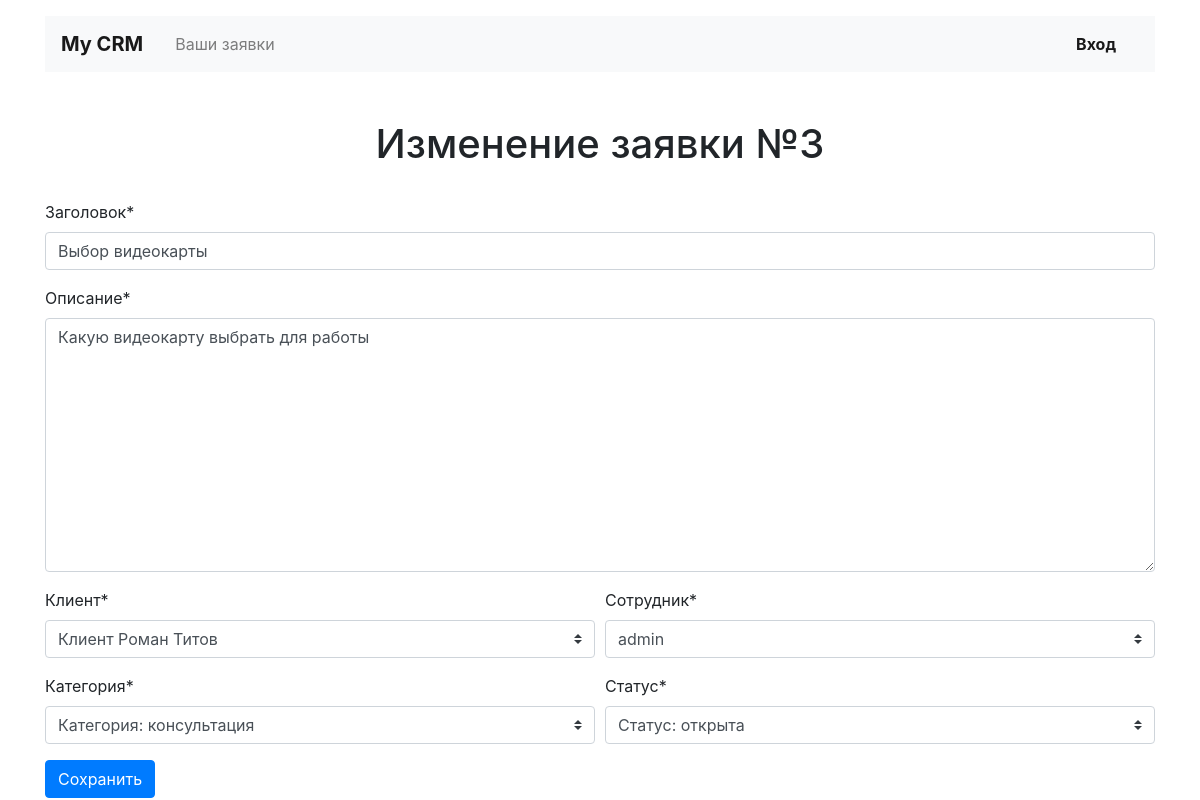
Page /applications/edit/3/ on the committed database.
### crm/models.py (models this page shows, shortened)
class Application(models.Model):
    title = models.CharField('Заголовок', max_length=128)
    category = models.ForeignKey(
        Category,
        verbose_name='Категория',
        null=True,
        on_delete=models.SET_NULL,
    )
    client = models.ForeignKey(
        Client,
        verbose_name='Клиент',
        null=True,
        on_delete=models.SET_NULL,
    )
    employee = models.ForeignKey(
        settings.AUTH_USER_MODEL,
        verbose_name='Сотрудник',
        null=True,
        on_delete=models.SET_NULL,
    )
    description = models.TextField(
        'Описание'
    )
    status = models.ForeignKey(
        Status,
        verbose_name='Статус',
        on_delete=models.PROTECT,
    )
    creation_date = models.DateTimeField(auto_now_add=True)
    class Meta:
        verbose_name = 'Заявка'
        verbose_name_plural = 'Заявки'

class Category(models.Model):
    title = models.CharField(max_length=128)
    class Meta:
        verbose_name = 'Категория'
        verbose_name_plural = 'Категории'
    def __str__(self):
        return f"Категория: {self.title}"

class Status(models.Model):
    title = models.CharField(max_length=128)
    class Meta:
        verbose_name = 'Статус'
        verbose_name_plural = 'Статусы'
    def __str__(self):
        return f"Статус: {self.title}"

### crm/views/application.py (the view)
class ApplicationEditView(ApplicationBaseEditorView, UpdateView):
    success_message = "Заявка изменена"
    form_class = forms.ApplicationEditForm
    def get_context_data(self, *args, **kwargs):
        context = super().get_context_data(*args, **kwargs)
        context['title'] = f'Изменение заявки №{self.object.id}'
        return context

### crm/forms.py
class ApplicationEditForm(ApplicationForm):
    button_message = 'Исправить'

### crm/models.py (called while the page is built)
    def __str__(self):
        return f"Клиент {self.first_name} {self.last_name}"

### crm/templates/crm/application/application_create.html
{% extends "../base/base.html" %}
{% load ru_pluralize %}
{% load crispy_forms_tags %}
{% block content %}
<section class="row pt-2">
    <h1 class="h1 text-center mx-auto mt-4">{{ title }}</h1>
    <div class="col-12 mt-4">
        {% crispy form %}
    </div>
</section>
{% endblock content %}

### rows in the picture
Application: title "Выбор видеокарты", description "Какую видеокарту выбрать для работы", client "Клиент Роман Титов", employee "admin", category "Категория: консультация", status "Статус: открыта"

### other values in the picture
{{ title }} "Изменение заявки №3"
